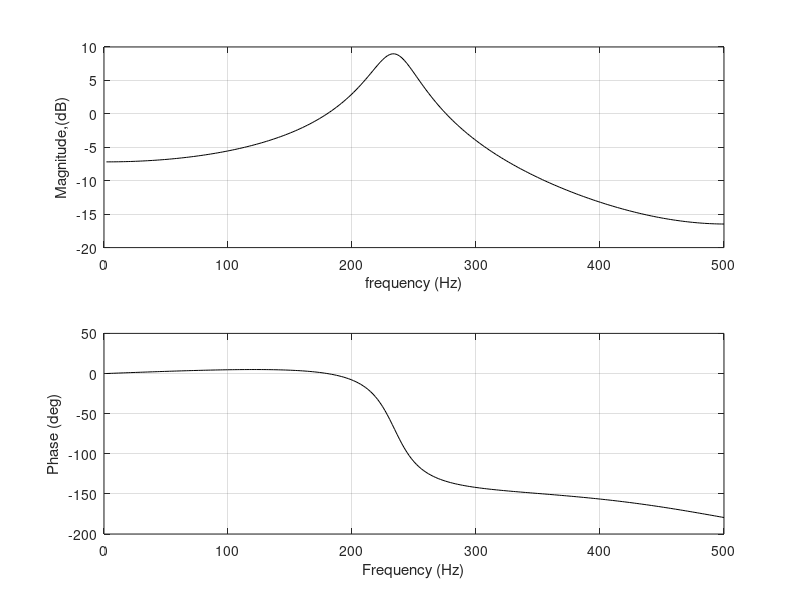
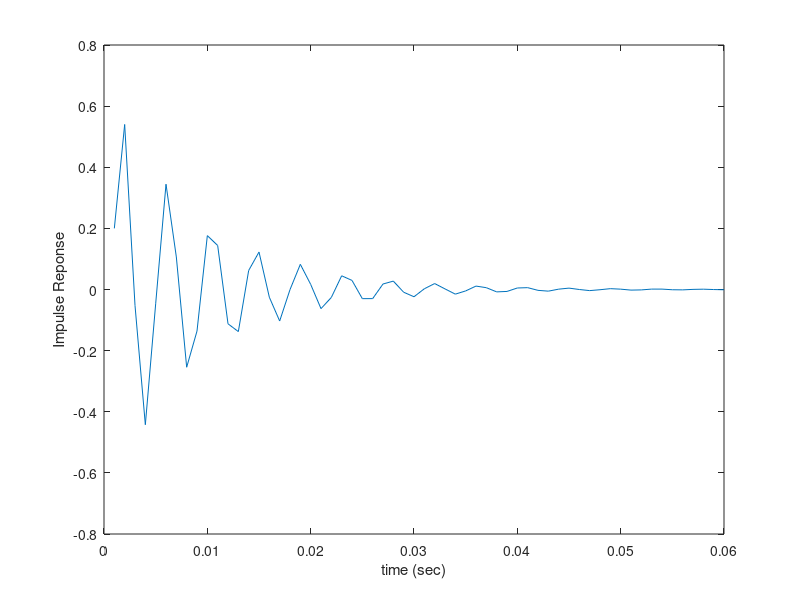

The MATLAB script that drew these images, in order:
%X = tf([1 0],[1 -1],.001,'Variable','z');
%figure(1)
%pzmap(X)
%figure(2)
%bode(X)

%H = tf([.2 .5],[1 -.2 .8],0.04,'Variable','z^-1');
%bode(H)
%grid on

%H = tf([.2 .5],[1 -.2 .8],0.04,'Variable','z^-1');
%[mag, phase, wout]=bode(H);
%f=wout/(2*pi);
%figure(1)
%subplot(2,1,1)
%plot(f,20*log10(mag(:,:)))
%grid on
%subplot(2,1,2)
%plot(f,(phase(:,:)))
%grid onN=512; 

N=512; 
fs=1000;
a=[1 -.2 .8];
b=[.2 .5];
H=fft(b,N)./fft(a,N);

Hm=20*log10(abs(H));
f=(1:N/2)*fs/N;
subplot(2,1,1)
plot(f,Hm(1:N/2),'k')
grid on
xlabel('frequency (Hz)')
ylabel('Magnitude,(dB)')

Ht=(angle(H)*180/pi);
f=(1:N/2)*fs/N;
subplot(2,1,2)
plot(f,Ht(1:N/2),'k')
grid on
xlabel('Frequency (Hz)')
ylabel('Phase (deg)')

x=[1,zeros(1,N-1)];
y=filter(b,a,x);

t=(1:N)/fs;
figure(3)
plot(t(1:60),y(1:60))
xlabel('time (sec)')
ylabel('Impulse Reponse')



